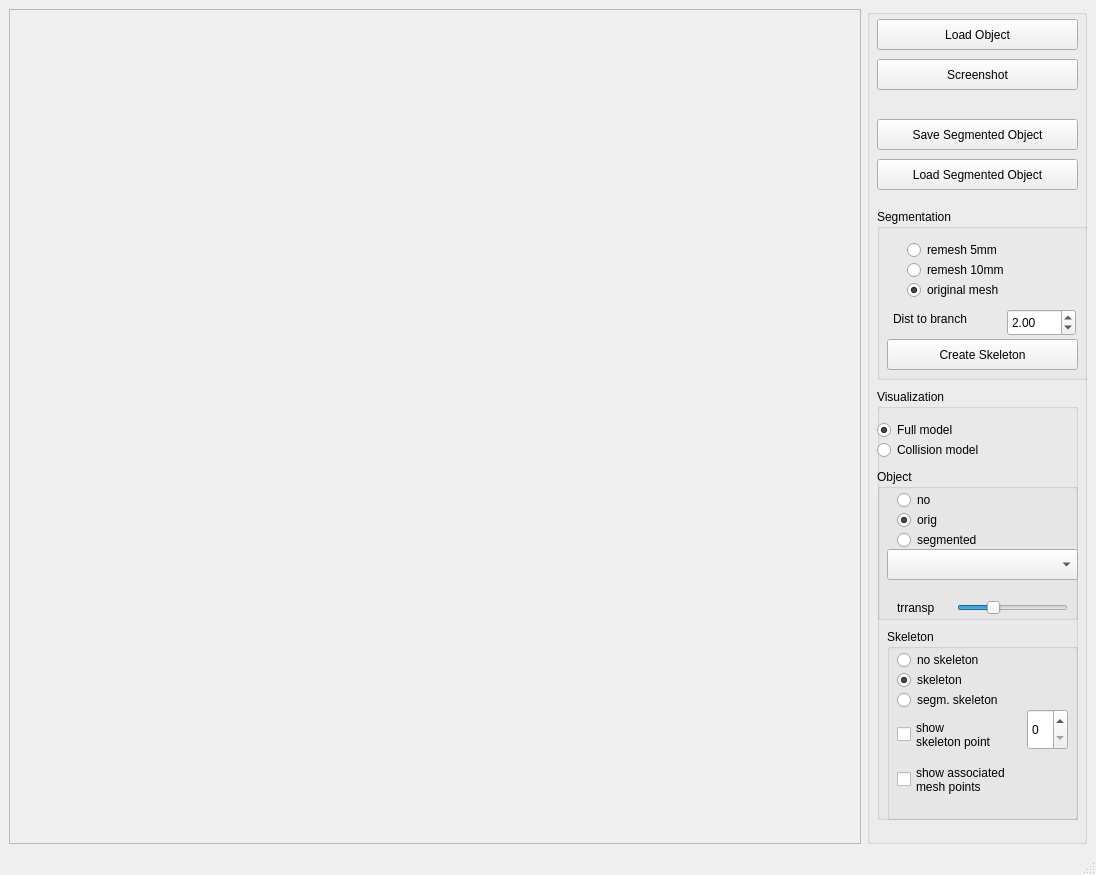
<?xml version="1.0" encoding="UTF-8"?>
<ui version="4.0">
 <class>ObjectSegmentationSkeleton</class>
 <widget class="QMainWindow" name="ObjectSegmentationSkeleton">
  <property name="geometry">
   <rect>
    <x>0</x>
    <y>0</y>
    <width>1096</width>
    <height>875</height>
   </rect>
  </property>
  <property name="windowTitle">
   <string>SimoxCGAL - SegmentedObject Viewer</string>
  </property>
  <widget class="QWidget" name="centralwidget">
   <layout class="QGridLayout" name="gridLayout">
    <item row="0" column="0">
     <widget class="QFrame" name="frameViewer">
      <property name="frameShape">
       <enum>QFrame::StyledPanel</enum>
      </property>
      <property name="frameShadow">
       <enum>QFrame::Raised</enum>
      </property>
     </widget>
    </item>
    <item row="0" column="1">
     <widget class="QGroupBox" name="groupBox">
      <property name="minimumSize">
       <size>
        <width>220</width>
        <height>0</height>
       </size>
      </property>
      <property name="maximumSize">
       <size>
        <width>220</width>
        <height>16777215</height>
       </size>
      </property>
      <property name="title">
       <string/>
      </property>
      <widget class="QPushButton" name="pushButtonLoadObject">
       <property name="geometry">
        <rect>
         <x>10</x>
         <y>10</y>
         <width>201</width>
         <height>31</height>
        </rect>
       </property>
       <property name="text">
        <string>Load Object</string>
       </property>
      </widget>
      <widget class="QPushButton" name="pushButtonScreenshot">
       <property name="geometry">
        <rect>
         <x>10</x>
         <y>50</y>
         <width>201</width>
         <height>31</height>
        </rect>
       </property>
       <property name="text">
        <string>Screenshot</string>
       </property>
      </widget>
      <widget class="QPushButton" name="pushButtonSave">
       <property name="geometry">
        <rect>
         <x>10</x>
         <y>110</y>
         <width>201</width>
         <height>31</height>
        </rect>
       </property>
       <property name="text">
        <string>Save Segmented Object</string>
       </property>
      </widget>
      <widget class="QGroupBox" name="groupBoxVisualization">
       <property name="geometry">
        <rect>
         <x>10</x>
         <y>380</y>
         <width>201</width>
         <height>431</height>
        </rect>
       </property>
       <property name="title">
        <string>Visualization</string>
       </property>
       <widget class="QRadioButton" name="radioButtonFullModel">
        <property name="geometry">
         <rect>
          <x>0</x>
          <y>30</y>
          <width>161</width>
          <height>22</height>
         </rect>
        </property>
        <property name="text">
         <string>Full model</string>
        </property>
        <property name="checked">
         <bool>true</bool>
        </property>
       </widget>
       <widget class="QRadioButton" name="radioButtonColModel">
        <property name="geometry">
         <rect>
          <x>0</x>
          <y>50</y>
          <width>171</width>
          <height>22</height>
         </rect>
        </property>
        <property name="text">
         <string>Collision model</string>
        </property>
       </widget>
       <widget class="QGroupBox" name="groupBox_2">
        <property name="geometry">
         <rect>
          <x>10</x>
          <y>240</y>
          <width>191</width>
          <height>191</height>
         </rect>
        </property>
        <property name="title">
         <string>Skeleton</string>
        </property>
        <widget class="QRadioButton" name="radioButtonSkelSeg">
         <property name="geometry">
          <rect>
           <x>10</x>
           <y>60</y>
           <width>171</width>
           <height>22</height>
          </rect>
         </property>
         <property name="text">
          <string>segm. skeleton</string>
         </property>
         <property name="checked">
          <bool>false</bool>
         </property>
        </widget>
        <widget class="QRadioButton" name="radioButtonSkelNo">
         <property name="geometry">
          <rect>
           <x>10</x>
           <y>20</y>
           <width>161</width>
           <height>22</height>
          </rect>
         </property>
         <property name="text">
          <string>no skeleton</string>
         </property>
         <property name="checked">
          <bool>false</bool>
         </property>
        </widget>
        <widget class="QRadioButton" name="radioButtonSkel">
         <property name="geometry">
          <rect>
           <x>10</x>
           <y>40</y>
           <width>171</width>
           <height>22</height>
          </rect>
         </property>
         <property name="text">
          <string>skeleton</string>
         </property>
         <property name="checked">
          <bool>true</bool>
         </property>
        </widget>
        <widget class="QSpinBox" name="spinBoxSkeletonPoint">
         <property name="geometry">
          <rect>
           <x>140</x>
           <y>80</y>
           <width>41</width>
           <height>41</height>
          </rect>
         </property>
         <property name="maximum">
          <number>100000</number>
         </property>
        </widget>
        <widget class="QCheckBox" name="checkBoxSkeletonPoint">
         <property name="geometry">
          <rect>
           <x>10</x>
           <y>80</y>
           <width>131</width>
           <height>51</height>
          </rect>
         </property>
         <property name="text">
          <string>show 
skeleton point</string>
         </property>
         <property name="checked">
          <bool>false</bool>
         </property>
        </widget>
        <widget class="QCheckBox" name="checkBoxLines">
         <property name="geometry">
          <rect>
           <x>10</x>
           <y>130</y>
           <width>151</width>
           <height>41</height>
          </rect>
         </property>
         <property name="text">
          <string>show associated 
mesh points</string>
         </property>
         <property name="checked">
          <bool>false</bool>
         </property>
        </widget>
       </widget>
       <widget class="QGroupBox" name="groupBoxObjectNo">
        <property name="geometry">
         <rect>
          <x>0</x>
          <y>80</y>
          <width>201</width>
          <height>151</height>
         </rect>
        </property>
        <property name="title">
         <string>Object</string>
        </property>
        <widget class="QRadioButton" name="radioButtonObjectNo">
         <property name="geometry">
          <rect>
           <x>20</x>
           <y>20</y>
           <width>161</width>
           <height>22</height>
          </rect>
         </property>
         <property name="text">
          <string>no</string>
         </property>
         <property name="checked">
          <bool>false</bool>
         </property>
        </widget>
        <widget class="QRadioButton" name="radioButtonObjectOrig">
         <property name="geometry">
          <rect>
           <x>20</x>
           <y>40</y>
           <width>171</width>
           <height>22</height>
          </rect>
         </property>
         <property name="text">
          <string>orig</string>
         </property>
         <property name="checked">
          <bool>true</bool>
         </property>
        </widget>
        <widget class="QRadioButton" name="radioButtonObjectSeg">
         <property name="geometry">
          <rect>
           <x>20</x>
           <y>60</y>
           <width>171</width>
           <height>22</height>
          </rect>
         </property>
         <property name="text">
          <string>segmented</string>
         </property>
         <property name="checked">
          <bool>false</bool>
         </property>
        </widget>
        <widget class="QComboBox" name="comboBoxSegmentation">
         <property name="geometry">
          <rect>
           <x>10</x>
           <y>80</y>
           <width>191</width>
           <height>31</height>
          </rect>
         </property>
        </widget>
        <widget class="QSlider" name="horizontalSliderTr">
         <property name="geometry">
          <rect>
           <x>80</x>
           <y>129</y>
           <width>111</width>
           <height>20</height>
          </rect>
         </property>
         <property name="maximum">
          <number>100</number>
         </property>
         <property name="value">
          <number>30</number>
         </property>
         <property name="orientation">
          <enum>Qt::Horizontal</enum>
         </property>
        </widget>
        <widget class="QLabel" name="label_2">
         <property name="geometry">
          <rect>
           <x>20</x>
           <y>130</y>
           <width>67</width>
           <height>17</height>
          </rect>
         </property>
         <property name="text">
          <string>trransp</string>
         </property>
        </widget>
        <zorder>radioButtonObjectNo</zorder>
        <zorder>radioButtonObjectOrig</zorder>
        <zorder>radioButtonObjectSeg</zorder>
        <zorder>comboBoxSegmentation</zorder>
        <zorder>groupBox_2</zorder>
        <zorder>horizontalSliderTr</zorder>
        <zorder>label_2</zorder>
       </widget>
      </widget>
      <widget class="QPushButton" name="pushButtonLoad">
       <property name="geometry">
        <rect>
         <x>10</x>
         <y>150</y>
         <width>201</width>
         <height>31</height>
        </rect>
       </property>
       <property name="text">
        <string>Load Segmented Object</string>
       </property>
      </widget>
      <widget class="QGroupBox" name="groupBoxSegmentation">
       <property name="geometry">
        <rect>
         <x>10</x>
         <y>200</y>
         <width>211</width>
         <height>171</height>
        </rect>
       </property>
       <property name="title">
        <string>Segmentation</string>
       </property>
       <widget class="QPushButton" name="pushButtonBuild">
        <property name="geometry">
         <rect>
          <x>10</x>
          <y>130</y>
          <width>191</width>
          <height>31</height>
         </rect>
        </property>
        <property name="text">
         <string>Create Skeleton</string>
        </property>
       </widget>
       <widget class="QRadioButton" name="radioButtonR5">
        <property name="geometry">
         <rect>
          <x>30</x>
          <y>50</y>
          <width>171</width>
          <height>22</height>
         </rect>
        </property>
        <property name="text">
         <string>remesh 10mm</string>
        </property>
       </widget>
       <widget class="QRadioButton" name="radioButtonR10">
        <property name="geometry">
         <rect>
          <x>30</x>
          <y>30</y>
          <width>161</width>
          <height>22</height>
         </rect>
        </property>
        <property name="text">
         <string>remesh 5mm</string>
        </property>
        <property name="checked">
         <bool>false</bool>
        </property>
       </widget>
       <widget class="QRadioButton" name="radioButtonRNone">
        <property name="geometry">
         <rect>
          <x>30</x>
          <y>70</y>
          <width>171</width>
          <height>22</height>
         </rect>
        </property>
        <property name="text">
         <string>original mesh</string>
        </property>
        <property name="checked">
         <bool>true</bool>
        </property>
       </widget>
       <widget class="QDoubleSpinBox" name="dsbDistBranch">
        <property name="geometry">
         <rect>
          <x>130</x>
          <y>100</y>
          <width>69</width>
          <height>27</height>
         </rect>
        </property>
        <property name="value">
         <double>2.000000000000000</double>
        </property>
       </widget>
       <widget class="QLabel" name="label">
        <property name="geometry">
         <rect>
          <x>16</x>
          <y>100</y>
          <width>101</width>
          <height>20</height>
         </rect>
        </property>
        <property name="text">
         <string>Dist to branch</string>
        </property>
       </widget>
      </widget>
     </widget>
    </item>
   </layout>
  </widget>
  <widget class="QMenuBar" name="menubar">
   <property name="geometry">
    <rect>
     <x>0</x>
     <y>0</y>
     <width>1096</width>
     <height>20</height>
    </rect>
   </property>
  </widget>
  <widget class="QStatusBar" name="statusbar"/>
 </widget>
 <resources/>
 <connections/>
</ui>
